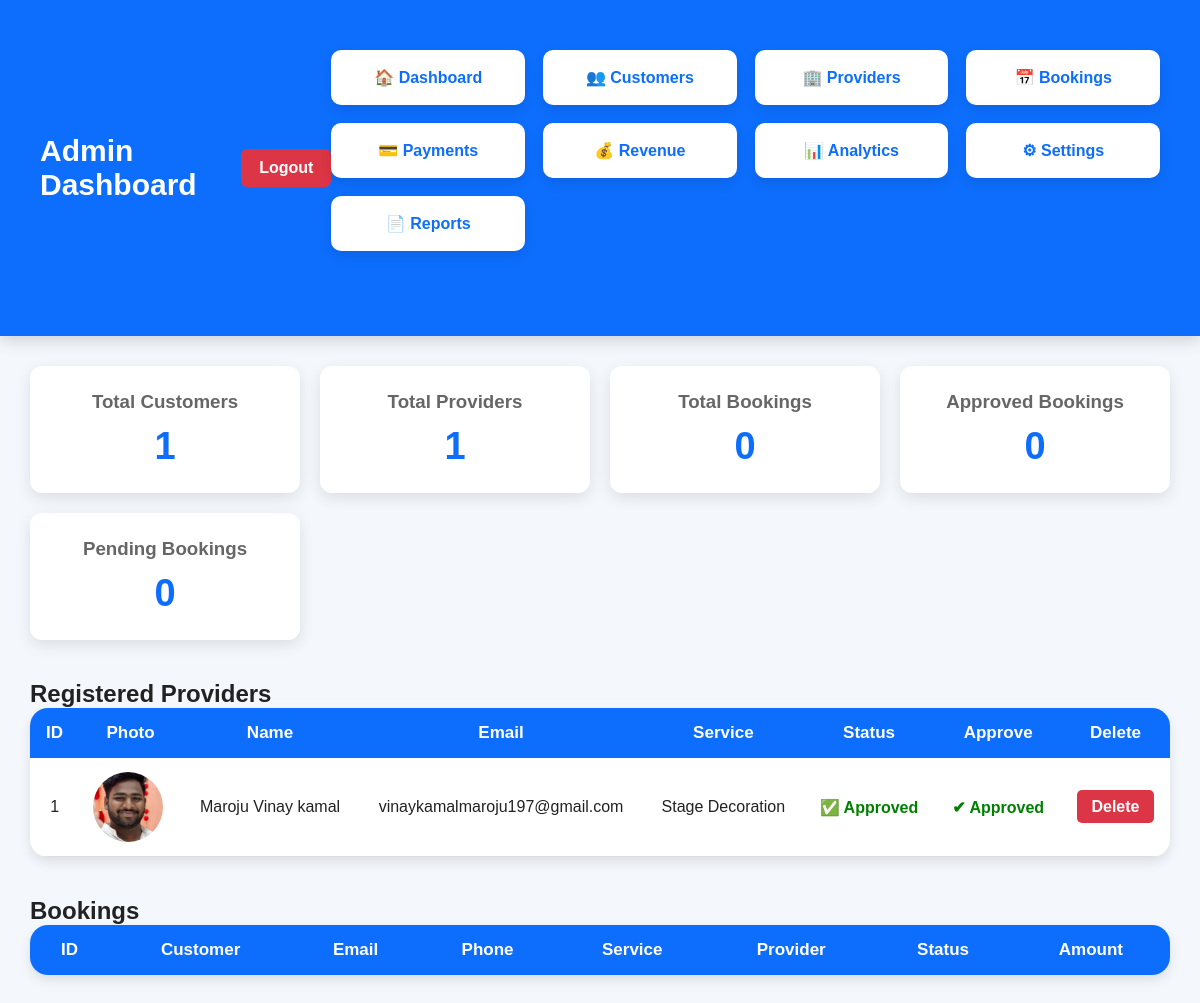
Page /admin-dashboard (signed in) on the earlier database version.
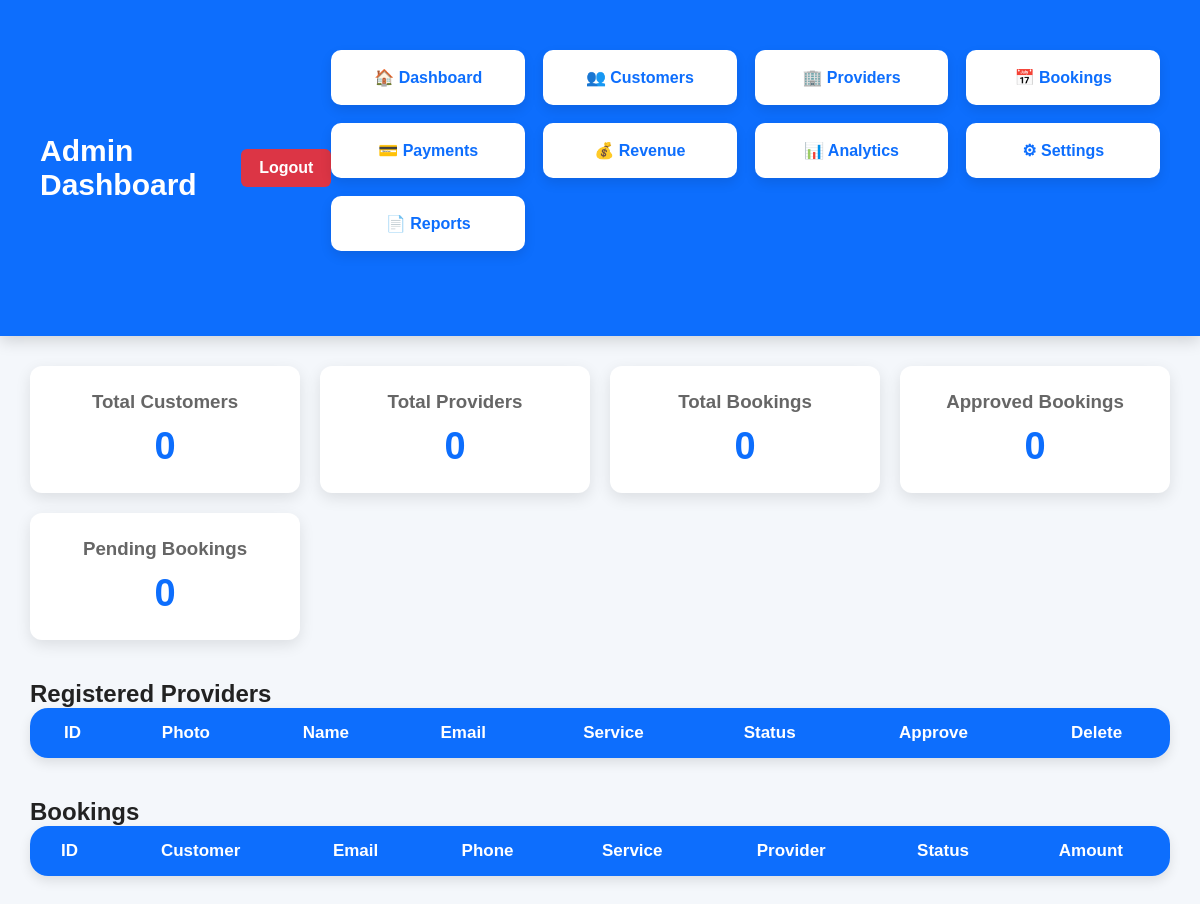
Same page on the later database version.
### tables this page shows
CREATE TABLE providers(
        id INTEGER PRIMARY KEY AUTOINCREMENT,
        name TEXT,
        email TEXT,
        password TEXT,
        phone TEXT,
        service TEXT,
        experience TEXT,
        description TEXT,
        image TEXT,
        status TEXT DEFAULT 'Pending'
    );

### app.py (the view)
@app.route("/admin-dashboard")
def admin_dashboard():
    if not admin_logged_in():
        flash("Please login as Admin.", "danger")
        return redirect("/admin-login")
    conn = get_db()
    cursor = conn.cursor()
    cursor.execute("""
        SELECT COUNT(*) AS total
        FROM customers
    """)
    total_customers = cursor.fetchone()["total"]
    cursor.execute("""
        SELECT COUNT(*) AS total
        FROM providers
    """)
    total_providers = cursor.fetchone()["total"]
    cursor.execute("""
        SELECT COUNT(*) AS total
        FROM bookings
    """)
    total_bookings = cursor.fetchone()["total"]
    cursor.execute("""
        SELECT COUNT(*) AS total
        FROM bookings
        WHERE status='Approved'
    """)
    approved_bookings = cursor.fetchone()["total"]
    cursor.execute("""
        SELECT COUNT(*) AS total
        FROM bookings
        WHERE status='Pending'
    """)
    pending_bookings = cursor.fetchone()["total"]
    cursor.execute("""
        SELECT *
        FROM providers
        ORDER BY id DESC
    """)
    providers = cursor.fetchall()
    cursor.execute("""
        SELECT *
        FROM bookings
        ORDER BY id DESC
    """)
    bookings = cursor.fetchall()
    conn.close()
    return render_template(
        "admin_dashboard.html",
        total_customers=total_customers,
        total_providers=total_providers,
        total_bookings=total_bookings,
        approved_bookings=approved_bookings,
        pending_bookings=pending_bookings,
        providers=providers,
        bookings=bookings
    )

### app.py (called while the page is built)
def get_db():
    conn = sqlite3.connect(DATABASE)
    conn.row_factory = sqlite3.Row
    return conn

def admin_logged_in():
    return "admin" in session

### templates/admin_dashboard.html (shortened to what this page needs)
<!DOCTYPE html>
<html lang="en">
<head>
    <link rel="stylesheet"
          href="{{ url_for('static', filename='css/common.css') }}">
    <link rel="stylesheet"
          href="{{ url_for('static', filename='css/admin_dashboard.css') }}">
</head>
<body>
<header>
    <h1>Admin Dashboard</h1>
    <a href="/admin-logout">Logout</a>
<div class="container">
    <div class="admin-menu">
        <a href="/admin-dashboard">🏠 Dashboard</a>
        <a href="/admin-customers">👥 Customers</a>
        <a href="/admin-providers">🏢 Providers</a>
        <a href="/admin-bookings">📅 Bookings</a>
        <a href="/admin-payments">💳 Payments</a>
        <a href="/admin-revenue">💰 Revenue</a>
        <a href="/admin-analytics">📊 Analytics</a>
        <a href="/admin-settings">⚙ Settings</a>
        <a href="/admin-contacts">📄 Reports</a>
    </div>
</div>
</header>
<div class="container">
<div class="cards">
<div class="card">
<h3>Total Customers</h3>
<h1>{{ total_customers }}</h1>
</div>
<div class="card">
<h3>Total Providers</h3>
<h1>{{ total_providers }}</h1>
</div>
<div class="card">
<h3>Total Bookings</h3>
<h1>{{ total_bookings }}</h1>
</div>
<div class="card">
<h3>Approved Bookings</h3>
<h1>{{ approved_bookings }}</h1>
</div>
<div class="card">
<h3>Pending Bookings</h3>
<h1>{{ pending_bookings }}</h1>
</div>
</div>
<h2>Registered Providers</h2>
<table>
<tr>
<th>ID</th>
<th>Photo</th>
<th>Name</th>
<th>Email</th>
<th>Service</th>
<th>Status</th>
<th>Approve</th>
<th>Delete</th>
</tr>
{% for provider in providers %}
<tr>
<td>{{ provider.id }}</td>
<td>
{% if provider.image %}
<img src="{{ url_for('static', filename='uploads/' + provider.image) }}">
{% else %}
No Image
{% endif %}
</td>
<td>{{ provider.name }}</td>
<td>{{ provider.email }}</td>
<td>{{ provider.service }}</td>
<td>
{% if provider.status == "Approved" %}
<span class="approved">
✅ Approved
</span>
{% else %}
<span class="pending">
⏳ Pending
</span>
{% endif %}
</td>
<td>
{% if provider.status != "Approved" %}
<a class="approve"
href="/approve-provider/{{ provider.id }}">
Approve
</a>
{% else %}
<span class="approved">
✔ Approved
</span>
{% endif %}
</td>
<td>
<a class="reject"
href="/reject-provider/{{ provider.id }}"
onclick="return confirm('Delete this provider?');">
Delete
</a>
</td>
</tr>
{% endfor %}
</table>
<h2>Bookings</h2>
<table>
<tr>
<th>ID</th>
<th>Customer</th>
<th>Email</th>
<th>Phone</th>
<th>Service</th>
<th>Provider</th>
<th>Status</th>
<th>Amount</th>
</tr>
</table>
</div>
</body>
</html>

Differences in the rows shown:
removed providers: id "1", image (picture), name "Maroju Vinay kamal", email "vinaykamalmaroju197@gmail.com", service "Stage Decoration", status "✅ Approved"
Other differences:
{{ total_customers }}: "1" → "0"
{{ total_providers }}: "1" → "0"
